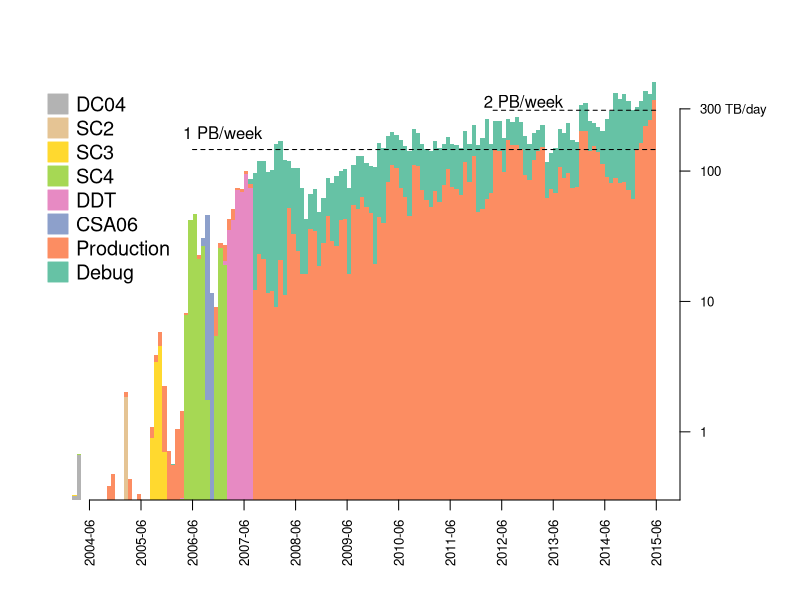

Write the R code that produced this figure.
# Plot the global monthly transfer rate since the dawn of time
rm(list=ls())
d <- read.csv('All-PhEDEx-transfers.csv')

# Tidy the data, hiding zeroes and normalising by month-length
for (i in 1:length(d$Month) ) {
  for ( j in names(d)[3:11] ) {
    d[i,j] <- d[i,j] / d[i,'NDays']
  }
}
for ( i in names(d)[3:11] ) { d[i] <- sapply( d[i], function(x) { return(x+0.001) } ) }

names(d)[7] <- 'DDT'

# set up the display device
for (i in dev.list()) { dev.off() }
width <- 10
height <- 5
dev.new(width=width,height=height)
par(mar=c(5,2,4,6))

colours <- RColorBrewer::brewer.pal(8,'Set2');
colours <- rev(colours);

# transpose, and barplot it!
maxY <- ceiling(max(d$Total.Data)/100) * 100
print(paste0("Max Y scale: ",maxY))
yTicks <- c(0,1,10,100,300,1000,3000,10000)
nyTicks <- sum(yTicks <= maxY)
yTicks  <- yTicks[1:nyTicks]
yLabels <- as.character(yTicks)
yLabels[nyTicks] <- paste(yLabels[nyTicks],'TB/day')

dt <- t(d[3:10])
barplot(dt,
        col=colours,
        log='y',
        ylim=range(0.3:maxY),
        axes=FALSE,
        xpd=FALSE,
        border=NA,
        space=0,
       )
axis(side=4,
     label=yLabels,
     at=yTicks,
     las=2,
     cex.axis=0.8
     )
# Add the legend and the x-axis
legend('topleft',legend=names(d)[3:10], col=colours, pch=22, pt.cex=3, cex=1.2, pt.bg=colours, bty='n')

# deduce x-axis labels
lenX <- 12
nBefore <- length(d$Month) - lenX * floor( length(d$Month) / lenX )
if ( nBefore == 0 ) { nBefore <- 12 }
xAxis <- d$Month[c(rep(FALSE,nBefore-1),TRUE,rep(c(rep(FALSE,lenX-1),TRUE),lenX))]
axis(side=1,
     label=xAxis,
     at=seq(from=nBefore, by=lenX, length.out=length(xAxis)),
     las=2,
     cex.axis=0.8
     )

# Add some decoration
# line showing 1 PB/week
lines(x=c(30,nrow(d)),y=c(1024/7,1024/7),lwd=1,lty=2)
text(x=37,y=1024/7+50,labels='1 PB/week',cex=1.)
lines(x=c(100,nrow(d)),y=c(2048/7,2048/7),lwd=1,lty=2)
text(x=107,y=2048/7+50,labels='2 PB/week',cex=1.)

# save the plot for later!
cur <- dev.cur()
scale <- 300
bmp(width=width*scale, height=height*scale, filename='All-PhEDEx-transfers.bmp', res=300)
new <- dev.cur()
dev.set(which=cur)
dev.copy(which=new)
dev.off(new)

pdf(width=width, height=height, file='All-PhEDEx-transfers.pdf')
new <- dev.cur()
dev.set(which=cur)
dev.copy(which=new)
dev.off(new)

# dev.off(cur)